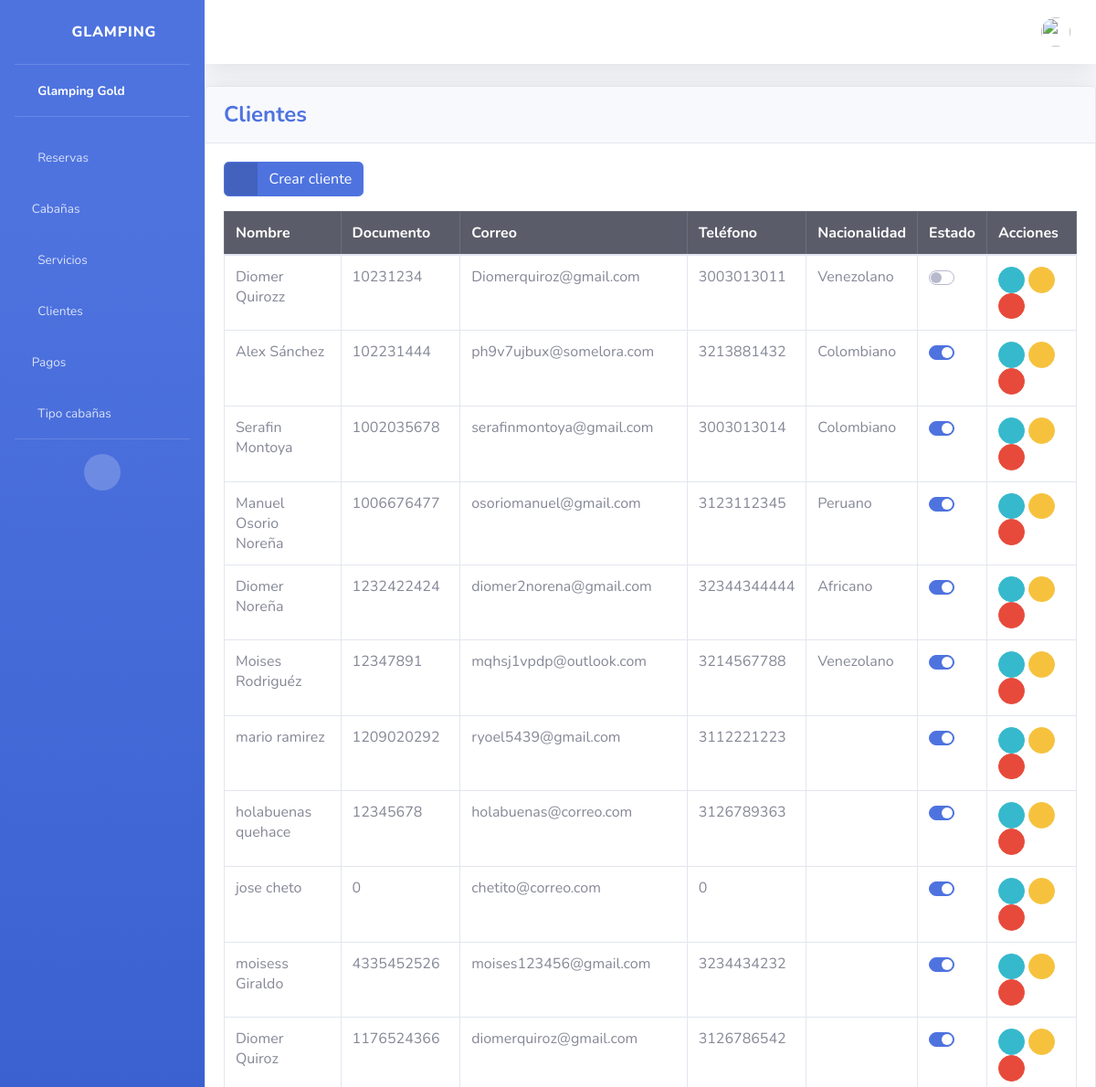
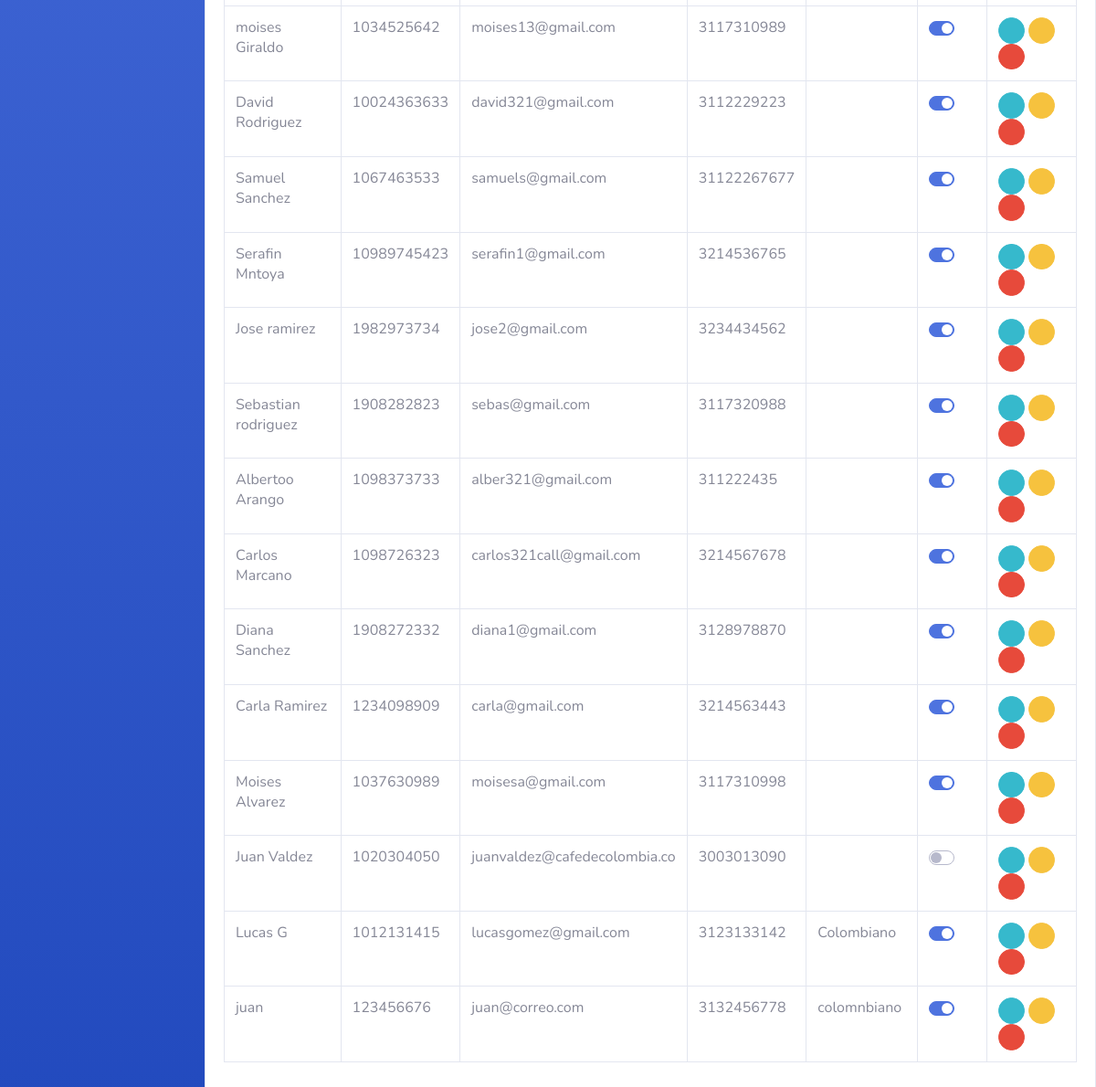
The app's page /clientes/ (signed in) with its own data (2 pictures, top to bottom).
### cliente/models.py (models this page shows, shortened)
class Cliente(models.Model):
    nombre = models.CharField(max_length=255)
    documento = models.IntegerField(unique=True)
    email = models.CharField(max_length=50, unique=True)
    telefone = models.IntegerField(unique=True)
    nacionalidad = models.CharField(max_length=255)
    status = models.BooleanField(default=True)

### cliente/views.py (the view)
# urls.py: path('clientes/', include('cliente.urls')),
@login_required
@user_passes_test(is_admin_or_staff)
def cliente(request):
    cliente_list = Cliente.objects.all()
    return render(request, 'cliente/index.html', {'cliente_list': cliente_list})

### cliente/views.py (called while the page is built)
def is_admin_or_staff(user):
    return user.is_authenticated and (user.is_staff or user.groups.filter(name='Administradores').exists())

### templates/cliente/index.html (shortened to what this page needs)
{% extends 'base.html' %}
{% block content %}
<div class="card shadow mb-4">
    <div class="card-header py-3">
        <h4 class="m-0 font-weight-bold text-primary">Clientes</h4>
    </div>
    <div class="card-body">
        <div class="table-responsive">
            <a href="{% url 'create_cliente' %}" class="btn btn-primary btn-icon-split mb-3">
                <span class="icon text-white-50">
                  <i class="fas fa-plus"></i>
              </span>
              <span class="text">Crear cliente</span>
            </a>
            <table class="table table-bordered" id="dataTable" width="100%" cellspacing="0">
                <thead class="table-dark">
                    <tr>
                        <th>Nombre</th>
                        <th>Documento</th>
                        <th>Correo</th>
                        <th>Teléfono</th>
                        <th>Nacionalidad</th>
                        <th>Estado</th>
                        <th>Acciones</th>
                    </tr>
                </thead>
                <tbody>
                    {% for cliente in cliente_list %}
                    <tr>
                    <td>{{ cliente.nombre }}</td>
                    <td>{{ cliente.documento }}</td>
                    <td>{{ cliente.email }}</td>
                    <td>{{ cliente.telefone }}</td>
                    <td>{{ cliente.nacionalidad }}</td>
                    <td>
                        <form action="{% url 'cliente_status' cliente.id %}" method="POST">
                            <div class="custom-control custom-switch">
                            </div>
                        </form>
                    </td>
                    <td>
                        <a href="" class="btn btn-info btn-circle btn-sm" data-bs-toggle="modal" data-bs-target="#modalId" data-cliente-id="{{ cliente.id }}">
                            <i class="fas fa-info-circle"></i>
                        </a>
                        <a href="{% url 'edit_cliente' cliente.id %}" class="btn btn-warning btn-circle btn-sm">
                            <i class="fas fa-edit"></i>
                        </a>
                        <a href="{% url 'delete_cliente' cliente.id %}" class="deleteBtn btn btn-danger btn-circle btn-sm">
                            <i class="fas fa-trash"></i>
                        </a>
                    </td>
                    </tr>
                    {% endfor %}
                </tbody>
            </table>
        </div>
    </div>
</div>
{%endblock%}

### records on screen
Cliente: nombre "Diomer Quirozz", documento "10231234", email "Diomerquiroz@gmail.com", telefone "3003013011", nacionalidad "Venezolano"
Cliente: nombre "Alex Sánchez", documento "102231444", email "ph9v7ujbux@somelora.com", telefone "3213881432", nacionalidad "Colombiano"
Cliente: nombre "Serafin Montoya", documento "1002035678", email "serafinmontoya@gmail.com", telefone "3003013014", nacionalidad "Colombiano"
Cliente: nombre "Manuel Osorio Noreña", documento "1006676477", email "osoriomanuel@gmail.com", telefone "3123112345", nacionalidad "Peruano"
Cliente: nombre "Diomer Noreña", documento "1232422424", email "diomer2norena@gmail.com", telefone "32344344444", nacionalidad "Africano"
Cliente: nombre "Moises Rodriguéz", documento "12347891", email "mqhsj1vpdp@outlook.com", telefone "3214567788", nacionalidad "Venezolano"
Cliente: nombre "mario ramirez", documento "1209020292", email "ryoel5439@gmail.com", telefone "3112221223"
Cliente: nombre "holabuenas quehace", documento "12345678", email "holabuenas@correo.com", telefone "3126789363"
Cliente: nombre "jose cheto", documento "0", email "chetito@correo.com", telefone "0"
Cliente: nombre "moisess Giraldo", documento "4335452526", email "moises123456@gmail.com", telefone "3234434232"
Cliente: nombre "Diomer Quiroz", documento "1176524366", email "diomerquiroz@gmail.com", telefone "3126786542"
Cliente: nombre "moises Giraldo", documento "1034525642", email "moises13@gmail.com", telefone "3117310989"
Cliente: nombre "David Rodriguez", documento "10024363633", email "david321@gmail.com", telefone "3112229223"
Cliente: nombre "Samuel Sanchez", documento "1067463533", email "samuels@gmail.com", telefone "31122267677"
Cliente: nombre "Serafin Mntoya", documento "10989745423", email "serafin1@gmail.com", telefone "3214536765"
Cliente: nombre "Jose ramirez", documento "1982973734", email "jose2@gmail.com", telefone "3234434562"
Cliente: nombre "Sebastian rodriguez", documento "1908282823", email "sebas@gmail.com", telefone "3117320988"
Cliente: nombre "Albertoo Arango", documento "1098373733", email "alber321@gmail.com", telefone "311222435"
Cliente: nombre "Carlos Marcano", documento "1098726323", email "carlos321call@gmail.com", telefone "3214567678"
Cliente: nombre "Diana Sanchez", documento "1908272332", email "diana1@gmail.com", telefone "3128978870"
Cliente: nombre "Carla Ramirez", documento "1234098909", email "carla@gmail.com", telefone "3214563443"
Cliente: nombre "Moises Alvarez", documento "1037630989", email "moisesa@gmail.com", telefone "3117310998"
Cliente: nombre "Juan Valdez", documento "1020304050", email "juanvaldez@cafedecolombia.co", telefone "3003013090"
Cliente: nombre "Lucas G", documento "1012131415", email "lucasgomez@gmail.com", telefone "3123133142", nacionalidad "Colombiano"
Cliente: nombre "juan", documento "123456676", email "juan@correo.com", telefone "3132456778", nacionalidad "colomnbiano"
